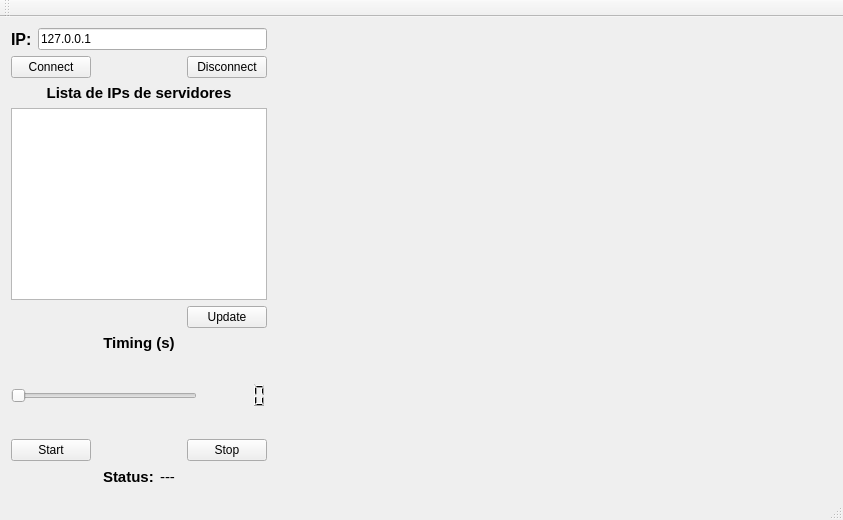
<?xml version="1.0" encoding="UTF-8"?>
<ui version="4.0">
 <class>MainWindow</class>
 <widget class="QMainWindow" name="MainWindow">
  <property name="geometry">
   <rect>
    <x>0</x>
    <y>0</y>
    <width>843</width>
    <height>520</height>
   </rect>
  </property>
  <property name="windowTitle">
   <string>Client Consumer</string>
  </property>
  <widget class="QWidget" name="centralWidget">
   <layout class="QHBoxLayout" name="horizontalLayout_7" stretch="0,10">
    <item>
     <layout class="QVBoxLayout" name="verticalLayout_4">
      <item>
       <layout class="QVBoxLayout" name="verticalLayout_3">
        <item>
         <layout class="QHBoxLayout" name="horizontalLayout">
          <item>
           <widget class="QLabel" name="label">
            <property name="font">
             <font>
              <pointsize>12</pointsize>
              <bold>true</bold>
             </font>
            </property>
            <property name="text">
             <string>IP:</string>
            </property>
           </widget>
          </item>
          <item>
           <widget class="QLineEdit" name="lineEditIp">
            <property name="text">
             <string>127.0.0.1</string>
            </property>
           </widget>
          </item>
         </layout>
        </item>
        <item>
         <layout class="QHBoxLayout" name="horizontalLayout_2">
          <item>
           <widget class="QPushButton" name="pushButtonConnect">
            <property name="text">
             <string>Connect</string>
            </property>
           </widget>
          </item>
          <item>
           <spacer name="horizontalSpacer">
            <property name="orientation">
             <enum>Qt::Orientation::Horizontal</enum>
            </property>
            <property name="sizeHint" stdset="0">
             <size>
              <width>40</width>
              <height>20</height>
             </size>
            </property>
           </spacer>
          </item>
          <item>
           <widget class="QPushButton" name="pushButtonDisconnect">
            <property name="text">
             <string>Disconnect</string>
            </property>
           </widget>
          </item>
         </layout>
        </item>
       </layout>
      </item>
      <item>
       <layout class="QVBoxLayout" name="verticalLayout" stretch="0,10,0">
        <item>
         <widget class="QLabel" name="label_2">
          <property name="font">
           <font>
            <pointsize>11</pointsize>
            <bold>true</bold>
           </font>
          </property>
          <property name="text">
           <string>Lista de IPs de servidores</string>
          </property>
          <property name="alignment">
           <set>Qt::AlignmentFlag::AlignCenter</set>
          </property>
         </widget>
        </item>
        <item>
         <widget class="QListWidget" name="listWidget">
          <property name="sizePolicy">
           <sizepolicy hsizetype="Minimum" vsizetype="Minimum">
            <horstretch>0</horstretch>
            <verstretch>0</verstretch>
           </sizepolicy>
          </property>
         </widget>
        </item>
        <item>
         <layout class="QHBoxLayout" name="horizontalLayout_3" stretch="10,0">
          <item>
           <spacer name="horizontalSpacer_2">
            <property name="orientation">
             <enum>Qt::Orientation::Horizontal</enum>
            </property>
            <property name="sizeHint" stdset="0">
             <size>
              <width>40</width>
              <height>20</height>
             </size>
            </property>
           </spacer>
          </item>
          <item>
           <widget class="QPushButton" name="pushButtonUpdate">
            <property name="text">
             <string>Update</string>
            </property>
           </widget>
          </item>
         </layout>
        </item>
       </layout>
      </item>
      <item>
       <layout class="QVBoxLayout" name="verticalLayout_2" stretch="0,10">
        <item>
         <widget class="QLabel" name="label_3">
          <property name="sizePolicy">
           <sizepolicy hsizetype="Minimum" vsizetype="Minimum">
            <horstretch>0</horstretch>
            <verstretch>0</verstretch>
           </sizepolicy>
          </property>
          <property name="font">
           <font>
            <pointsize>11</pointsize>
            <bold>true</bold>
           </font>
          </property>
          <property name="text">
           <string>Timing (s)</string>
          </property>
          <property name="alignment">
           <set>Qt::AlignmentFlag::AlignBottom|Qt::AlignmentFlag::AlignHCenter</set>
          </property>
         </widget>
        </item>
        <item>
         <layout class="QHBoxLayout" name="horizontalLayout_4" stretch="10,0">
          <item>
           <widget class="QSlider" name="horizontalSliderTiming">
            <property name="orientation">
             <enum>Qt::Orientation::Horizontal</enum>
            </property>
           </widget>
          </item>
          <item>
           <widget class="QLCDNumber" name="lcdNumberTiming">
            <property name="enabled">
             <bool>true</bool>
            </property>
            <property name="sizePolicy">
             <sizepolicy hsizetype="Minimum" vsizetype="Minimum">
              <horstretch>0</horstretch>
              <verstretch>0</verstretch>
             </sizepolicy>
            </property>
            <property name="font">
             <font>
              <pointsize>10</pointsize>
             </font>
            </property>
            <property name="frameShape">
             <enum>QFrame::Shape::NoFrame</enum>
            </property>
            <property name="frameShadow">
             <enum>QFrame::Shadow::Raised</enum>
            </property>
            <property name="lineWidth">
             <number>0</number>
            </property>
           </widget>
          </item>
         </layout>
        </item>
       </layout>
      </item>
      <item>
       <layout class="QHBoxLayout" name="horizontalLayout_5">
        <item>
         <widget class="QPushButton" name="pushButtonStart">
          <property name="text">
           <string>Start</string>
          </property>
         </widget>
        </item>
        <item>
         <spacer name="horizontalSpacer_3">
          <property name="orientation">
           <enum>Qt::Orientation::Horizontal</enum>
          </property>
          <property name="sizeHint" stdset="0">
           <size>
            <width>40</width>
            <height>20</height>
           </size>
          </property>
         </spacer>
        </item>
        <item>
         <widget class="QPushButton" name="pushButtonStop">
          <property name="text">
           <string>Stop</string>
          </property>
         </widget>
        </item>
       </layout>
      </item>
      <item>
       <layout class="QHBoxLayout" name="horizontalLayout_6" stretch="0,0,0,0">
        <item>
         <spacer name="horizontalSpacer_4">
          <property name="orientation">
           <enum>Qt::Orientation::Horizontal</enum>
          </property>
          <property name="sizeHint" stdset="0">
           <size>
            <width>40</width>
            <height>20</height>
           </size>
          </property>
         </spacer>
        </item>
        <item>
         <widget class="QLabel" name="label_4">
          <property name="font">
           <font>
            <pointsize>11</pointsize>
            <bold>true</bold>
           </font>
          </property>
          <property name="text">
           <string>Status:</string>
          </property>
         </widget>
        </item>
        <item>
         <widget class="QLabel" name="labelStatus">
          <property name="font">
           <font>
            <pointsize>11</pointsize>
           </font>
          </property>
          <property name="text">
           <string>---</string>
          </property>
          <property name="alignment">
           <set>Qt::AlignmentFlag::AlignCenter</set>
          </property>
         </widget>
        </item>
        <item>
         <spacer name="horizontalSpacer_5">
          <property name="orientation">
           <enum>Qt::Orientation::Horizontal</enum>
          </property>
          <property name="sizeHint" stdset="0">
           <size>
            <width>40</width>
            <height>20</height>
           </size>
          </property>
         </spacer>
        </item>
       </layout>
      </item>
     </layout>
    </item>
    <item>
     <widget class="QWidget" name="widget" native="true"/>
    </item>
   </layout>
  </widget>
  <widget class="QMenuBar" name="menuBar">
   <property name="geometry">
    <rect>
     <x>0</x>
     <y>0</y>
     <width>843</width>
     <height>21</height>
    </rect>
   </property>
  </widget>
  <widget class="QToolBar" name="mainToolBar">
   <attribute name="toolBarArea">
    <enum>TopToolBarArea</enum>
   </attribute>
   <attribute name="toolBarBreak">
    <bool>false</bool>
   </attribute>
  </widget>
  <widget class="QStatusBar" name="statusBar"/>
 </widget>
 <layoutdefault spacing="6" margin="11"/>
 <resources/>
 <connections>
  <connection>
   <sender>horizontalSliderTiming</sender>
   <signal>valueChanged(int)</signal>
   <receiver>lcdNumberTiming</receiver>
   <slot>display(int)</slot>
   <hints>
    <hint type="sourcelabel">
     <x>178</x>
     <y>414</y>
    </hint>
    <hint type="destinationlabel">
     <x>223</x>
     <y>418</y>
    </hint>
   </hints>
  </connection>
 </connections>
</ui>
